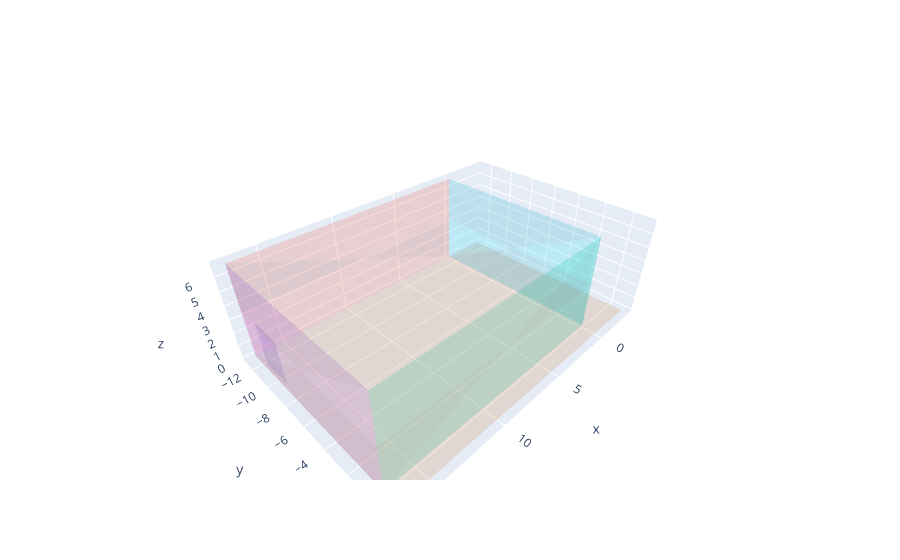

The notebook cell saved with this chart:
### Code cell
import trace1 as G
import plotly.graph_objects as go

fig = go.Figure()
#pcd = o3d.io.read_point_cloud(d.paths[9])
#pcd = o3d.io.read_point_cloud('../limerick_pc.ply')
#G.plot_points(fig, np.array(pcd.points), size=0.3)#############################################
G.plot_surfaces(fig, new_surfaces)

### Figure 1 — Plotly figure (JSON) as saved in the notebook; plotly's stock layout.template omitted (floating-point values rounded to 4 significant figures)
{"data": [{"alphahull": 5, "i": [0, 3], "j": [1, 1], "k": [2, 2], "opacity": 0.2, "type": "mesh3d", "x": [16.8, 16.8, 16.8, 16.8], "y": [-9.161, -11.6, -9.161, -11.6], "z": [3.244, 3.244, 0, 0]}, {"alphahull": 5, "i": [0, 3], "j": [1, 1], "k": [2, 2], "opacity": 0.2, "type": "mesh3d", "x": [16.98, 16.98, 0, 0], "y": [-12.74, -12.74, -12.74, -12.74], "z": [0, 6.765, 0, 6.765]}, {"alphahull": 5, "i": [0, 3], "j": [1, 1], "k": [2, 2], "opacity": 0.2, "type": "mesh3d", "x": [0, 0, 16.98, 16.98], "y": [0, 0, 0, 0], "z": [0, 6.765, 0, 6.765]}, {"alphahull": 5, "i": [0, 3], "j": [1, 1], "k": [2, 2], "opacity": 0.2, "type": "mesh3d", "x": [16.98, 16.98, 16.98, 16.98], "y": [0, 0, -12.74, -12.74], "z": [0, 6.765, 0, 6.765]}, {"alphahull": 5, "i": [0, 3], "j": [1, 1], "k": [2, 2], "opacity": 0.2, "type": "mesh3d", "x": [-3.407, -3.407, 16.98, 16.98], "y": [-12.74, 1.055, -12.74, 1.055], "z": [0, 0, 0, 0]}, {"alphahull": 5, "i": [0, 3], "j": [1, 1], "k": [2, 2], "opacity": 0.2, "type": "mesh3d", "x": [0, 0, 0, 0], "y": [0, 0, -12.74, -12.74], "z": [0, 6.765, 0, 6.765]}], "layout": {"scene": {"aspectmode": "data"}}}
